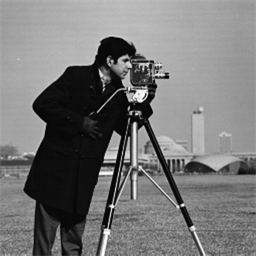
%> input picture Cameraman256.bmp, 256 x 256 px
$ octave Demo_inpainting.m   (GNU Octave 9; MATLAB toolbox functions it lacks are replaced by stand-ins)
%> lines starting %> are read from the running program, lines starting %| are printed output that depends on the picture
### ISDSBframe_Inpainting.m
function [rimg,Out] = ISDSBframe_Inpainting(img,cimg,P,opts)
%-----Initial weights setting (All weights are set as 1,i.e., the implementation of split bregman method)-----%
[m,n] = size(img) ; frame = opts.frame ; Level = opts.Level ;
[D,R]=GenerateFrameletFilter(frame);nD=length(D);
W  = @(x) FraDecMultiLevel(x,D,Level); % Frame decomposition
WT = @(x) FraRecMultiLevel(x,R,Level); % Frame reconstruction
for ki=1:Level
    for ji=1:nD-1
        for jj=1:nD-1
            M{ki}{ji,jj} = ones(m,n);
        end
    end
end
maxIt = opts.maxIt ;  rimg = zeros(m,n) ;
%% Main Outer loop

for itr = 1:maxIt
    disp( ['The outer iteration number is ' num2str(itr)] );
    opts.M = M ;
    opts.rimg = rimg ; % warm-startting ;

    % =================================
    % Implementation of the inner loop
    % =================================

    rimg = Innerloop_ISDSBFrame_inpainting(rimg,img,cimg,P,opts) ;

    % ==================================================================================
    % Record the first stage result of (JL)ISDSB method (i.e., the output of SB method )
    % ==================================================================================
    if itr==1
         Out.rimg1 = rimg ;
         Out.snr1 = snr(rimg,img) ;
         Out.ssim1 = ssim_index(rimg,img) ;
    end

    % ==========================================================
    % Update the weights based on the currently recovered result
    % ==========================================================
       M = computeM(itr,m,n,rimg,img,W,opts); % the implementation of ISD-SB
%      M = compute_jointlevel_M(itr,m,n,rimg,W); % the implementation of JLISD-SB
end

### Demo_inpainting.m
% =========================================================================
% ISDSB for image denoising, Version 1.0
% Copyright(c) 2014 Liangtian He and Yilun Wang
% All Rights Reserved.
%
% ----------------------------------------------------------------------
% Permission to use, copy, or modify this software and its documentation
% for educational and research purposes only and without fee is here
% granted, provided that this copyright notice and the original authors'
% names appear on all copies and supporting documentation. This program
% shall not be used, rewritten, or adapted as the basis of a commercial
% software or hardware product without first obtaining permission of the
% authors. The authors make no representations about the suitability of
% this software for any purpose. It is provided "as is" without express
% or implied warranty.

% This is an implementation of the algorithm for image inpainting
%
% Please cite the following paper if you use this code:
%--------------------------------------------------------------------------
% Liangtian He, and Yilun Wang.,"Iterative Support Detection-Based Split
% Bregman Method for Wavelet Frame-Based Image Inpainting", IEEE Trans. on
% Image Processing, vol. 23, no. 12, pp. 5470-5485, Dec. 2014.
%--------------------------------------------------------------------------

% Note: We give a demo in this implementation of version 1.0, we
% point out that the parameters in this code should be manually tuned to
% achieve the pleased performance;
%
clc;
clear;

% Loading the test image
img = double(imread('Cameraman256.bmp'));
%> img: size 256x256x3 double; min 0, max 255, mean 118.7; mean of the top-left, top-right, bottom-left and bottom-right quarters 119.8, 153.9, 75.7, 125.6
img = double(imread('boat.bmp'));
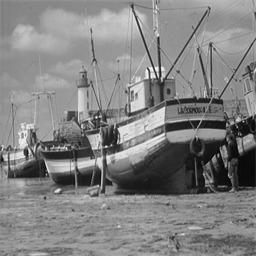
%> input picture boat.bmp, 256 x 256 px
%> img: size 256x256x3 double; min 2, max 255, mean 129.9; mean of the top-left, top-right, bottom-left and bottom-right quarters 152.9, 138.2, 127.6, 100.7
img = img(:,:,1) ;
%> img: size 256x256 double
[m,n] = size(img) ;
%> m = 256; n = 256
SampleRate_Levels = [0.3 0.4 0.5 0.6];
Sigma_Levels = [5 10] ;

% Corrupting the test image
SampleRate = SampleRate_Levels(1) ; %% 30% precent missing ;
Sigma = Sigma_Levels(1) ; %% Noise level 10 ;
%--- # of random subsampling ---
nSamples = round(SampleRate*m*n); % sample rate 30% ;
%> nSamples = 19661
%--- generate subsample mask ---
picks = randsample(m*n,nSamples);
picks = sort(picks);
pick = false(m,n); pick(picks) = true;
%> after `pick(picks) = true`:
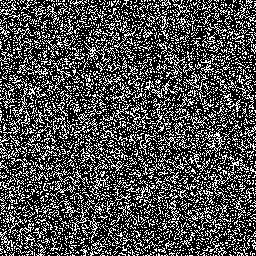
%> pick: size 256x256 logical; 30% white in thin lines or dots
pick = imresize(pick,[m,n]) ;
P = ones(m,n); P(pick) = 0 ; % Projection matrix
%> after `P(pick) = 0`: P: size 256x256 double; values 0 (black) and 1 (white), 70% white; black in thin lines or dots
cimg = P.*img;
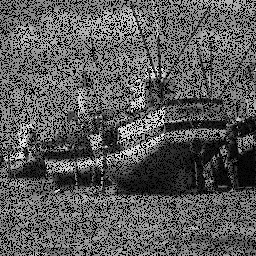
%> cimg: size 256x256 double; min 0, max 255, mean 91
cimg = cimg + Sigma*randn(size(img)) ; % adding GAUSS noise;
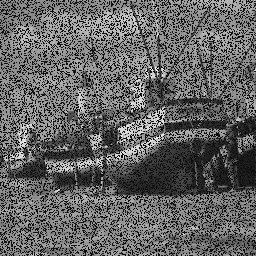
%> cimg: size 256x256 double; min -19.56, max 263.1, mean 90.9; drawn with min black and max white

% Parameters setting
opts = [];
opts.Level=4;
opts.frame=1;
opts.tol = 5e-4;
opts.maxit = 50;
opts.maxIt = 4 ; % the maximum stage number
opts.mu = 0.02 ;
opts.lambda = 2.0 ;
opts.gamma = 0;

% Main function
disp('The code is running, Please waiting for a minitue.....')
[rimg,Out] = ISDSBframe_Inpainting(img,cimg,P,opts);
%> the run ends on the next line
